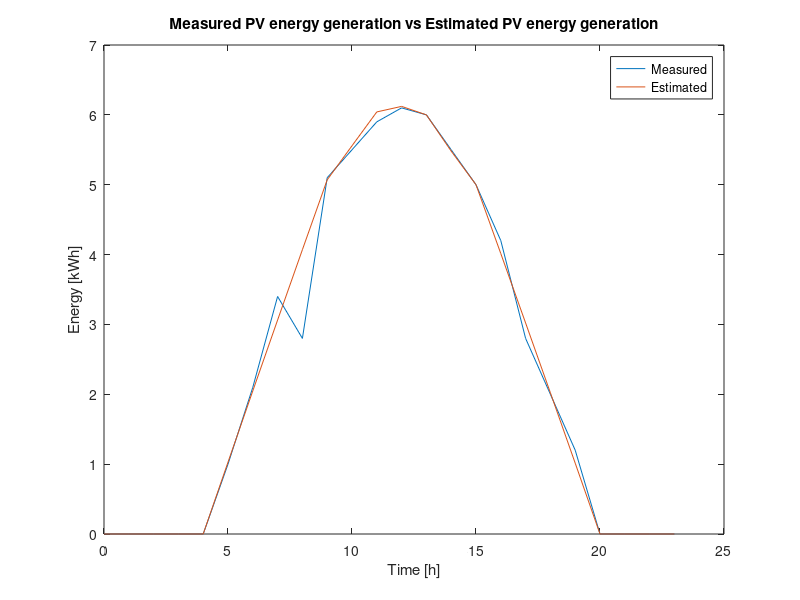

Recreate this plot in MATLAB.
clear
clc
close all

% This script shows an example of a comparison between the measured and
% estimated energy generation from a photovoltaic system over a 24-hour 
% period. The estimation is performed using the Osterwald equation, which
% takes into account irradiance and temperature variations to predict the
% PV generation output. 
%
% Taken from:
% Osterwald, C. R. 1986. "Translation of device performance measurements to reference conditions."
% https://www.sciencedirect.com/science/article/abs/pii/0379678786901262
%
% The script is organized as follows:
%
%   Part 1. DATA LOADING
%       This section loads the measured PV energy generation as well as
%       measured irradiance and temperature. Parameters for Osterwald
%       equation are defined.
%
%   Part 2. PV ESTIMATION
%       This section calculates the estimated PV energy generation using the 
%       irradiance and temperature data with the Osterwald equation. A
%       comparison plot is generated to visualize the accuracy of the
%       model.
%
%   Part 2. VISUALIZATION
%       This section calculates the estimated PV energy generation using the 
%       irradiance and temperature data with the Osterwald equation. A
%       comparison plot is generated to visualize the accuracy of the
%       model.

%% ------------------ Part 1 Data Loading ----------------------
% Load data, containing:
%   - Measured energy generation from PV system (in kWh) over 24 hours
%   - Measured irradiance (kW/m^2) over 24 hours
%   - Measured temperature (°C) over 24 hours
load data_Osterwald.mat

% Parameter definitions for the Osterwald equation
Gref = 1;           % Reference irradiance (kW/m^2)
coef = -0.35/100;   % Temperature coefficient (percent per degree Celsius)
Tref = 25;          % Reference temperature (°C)
Pref = 1;           % Reference power (kW)

%% ------------------- Part 2 PV Estimation ----------------------
% Initialize estimated PV power generation array
PV_estimated_power_generation = zeros(24, 1);

% Loop through the data to calculate estimated power generation at each time step
for i = 1:length(PV_energy_generation)
    PV_estimated_power_generation(i) = Pref * (measured_irradiance_G(i) / Gref) * ...
        (1 + coef * (measured_temperature(i) - Tref));
end

% Convert power (kW) to energy (kWh) using a delta time of 1 hour
delta_T = 1; % Time interval for conversion (in hours)
PV_estimated_energy_generation = PV_estimated_power_generation * delta_T;

%% ------------------- Part 3 Visualization ---------------------

% --- Measured VS estimated PV energy generation ---
t = 0:1:23;
plot(t, PV_energy_generation, t, PV_estimated_energy_generation)
title("Measured PV energy generation vs Estimated PV energy generation")
ylabel("Energy [kWh]")
xlabel("Time [h]")
legend("Measured", "Estimated")